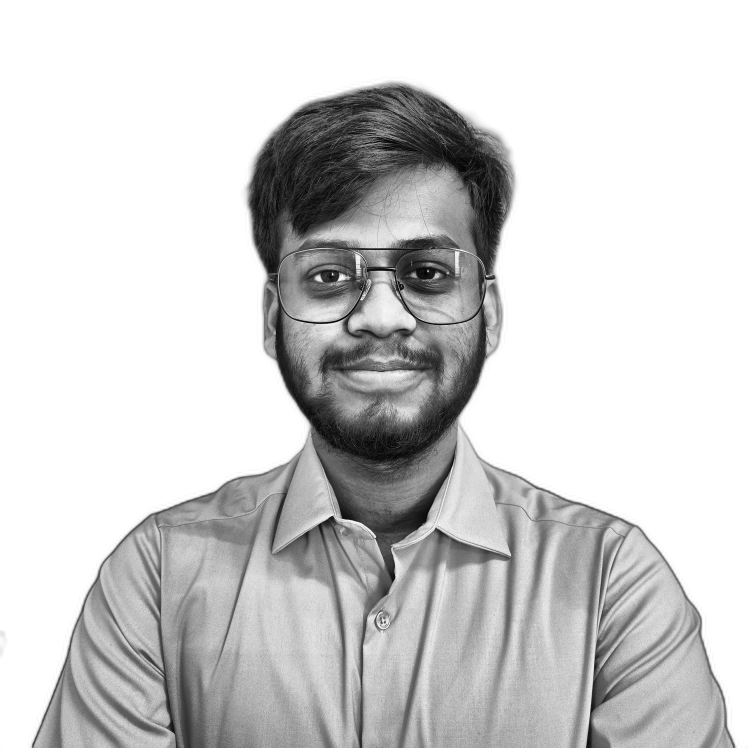
#> input picture source-prepped.png, 2992 x 2992 px (shown at 1/4 size)
$ python make_ascii_svg.py
#> lines starting #> are read from the running program, lines starting #| are printed output that depends on the picture
"""
Convert a portrait photo into a CLEAN, monochrome ASCII-art SVG that "types"
itself in like a terminal, then holds.

Monochrome is deliberate -- per-character rainbow color is what makes ASCII
portraits look noisy. One fill color + a good density ramp + high contrast reads
as neat and legible.

GitHub renders SVGs embedded via <img> and runs their SMIL animations there (JS
does not run). Each row is revealed with a left-to-right clip wipe plus a small
block cursor riding the wipe edge, staggered top -> bottom.

Usage:
    python scripts/make_ascii_svg.py [input.png] [output.svg]
"""
from PIL import Image, ImageEnhance, ImageOps, ImageFilter
import html
import os
import sys

HERE = os.path.dirname(os.path.abspath(__file__))
SRC = sys.argv[1] if len(sys.argv) > 1 else os.path.join(HERE, "..", "source-prepped.png")
OUT = sys.argv[2] if len(sys.argv) > 2 else os.path.join(HERE, "..", "divye-ascii.svg")

COLS = 100
ROWS = 53
CELL_W = 8
CELL_H = 15
RAMP = " .`:-=+*cs#%@"   # bright(sparse) -> dark(dense)

CONTRAST = 1.05
BRIGHTNESS = 1.0
GAMMA = 1.18
SHARPEN = False
WHITE_FLOOR = 0.80

PAD = 20
TITLEBAR_H = 30
STATUS_H = 30
ART_W = COLS * CELL_W
ART_H = ROWS * CELL_H
CANVAS_W = ART_W + PAD * 2
CANVAS_H = TITLEBAR_H + ART_H + STATUS_H + PAD

BG = "#0d1117"
BG2 = "#111722"
FRAME = "#30363d"
TITLE_TEXT = "#7d8590"
INK = "#c9d1d9"
CURSOR = "#c9d1d9"

ROW_DUR = 0.11
STAGGER = 0.11

# ---- 1. sample the image ---------------------------------------------------
im = Image.open(SRC).convert("L")
#> im is the input picture: PIL image 2992x2992 L; min 0, max 255, mean 207.8
if SHARPEN:
    im = im.filter(ImageFilter.UnsharpMask(radius=2, percent=140, threshold=2))
im = ImageEnhance.Brightness(im).enhance(BRIGHTNESS)
im = ImageEnhance.Contrast(im).enhance(CONTRAST)
im = im.resize((COLS, ROWS), Image.LANCZOS)
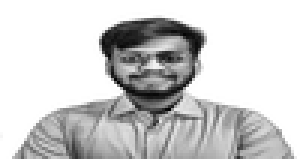
#> im: PIL image 100x53 L (shown 3 times larger); min 0, max 255, mean 206.1
px = im.load()

STATIC = bool(os.environ.get("STATIC"))

rows_txt = []
for y in range(ROWS):
    chars = []
    for x in range(COLS):
        lum = px[x, y] / 255.0
        lum = pow(lum, GAMMA)
        if lum >= WHITE_FLOOR:
            chars.append(" ")
            continue
        idx = int((1.0 - lum) * (len(RAMP) - 1) + 0.5)
        idx = max(0, min(len(RAMP) - 1, idx))
        chars.append(RAMP[idx])
    rows_txt.append("".join(chars))
#> after the loop, rows_txt = 53 items

# ---- 2. build SVG ----------------------------------------------------------
def fmt_time(t):
    return f"{t:.3f}s"

lines = []
lines.append(f'<svg xmlns="http://www.w3.org/2000/svg" '
             f'xmlns:xlink="http://www.w3.org/1999/xlink" '
             f'width="{CANVAS_W}" height="{CANVAS_H}" '
             f'viewBox="0 0 {CANVAS_W} {CANVAS_H}">')

# ---- defs ------------------------------------------------------------------
lines.append("<defs>")
for r in range(ROWS):
    cw = ART_W
    t_start = r * STAGGER
    t_end = t_start + ROW_DUR
    if STATIC:
        lines.append(f'<clipPath id="cr{r}"><rect x="0" y="0" width="{cw}" height="{CELL_H}"/></clipPath>')
    else:
        lines.append(
            f'<clipPath id="cr{r}">'
            f'<rect x="0" y="0" height="{CELL_H}" width="0">'
            f'<animate attributeName="width" values="0;{cw}" '
            f'keyTimes="0;1" calcMode="linear" '
            f'begin="{fmt_time(t_start)}" dur="{fmt_time(ROW_DUR)}" '
            f'fill="freeze"/>'
            f'</rect>'
            f'</clipPath>'
        )
lines.append("</defs>")

# background
lines.append(f'<rect width="{CANVAS_W}" height="{CANVAS_H}" fill="{BG}"/>')
lines.append(f'<rect x="1" y="1" width="{CANVAS_W-2}" height="{CANVAS_H-2}" rx="6" fill="{BG2}" stroke="{FRAME}" stroke-width="1"/>')

# title bar
TB = TITLEBAR_H
lines.append(f'<rect x="1" y="1" width="{CANVAS_W-2}" height="{TB}" rx="6" fill="{FRAME}" opacity="0.5"/>')
lines.append(f'<circle cx="18" cy="{TB//2+1}" r="5" fill="#ff5f57"/>')
lines.append(f'<circle cx="33" cy="{TB//2+1}" r="5" fill="#febc2e"/>')
lines.append(f'<circle cx="48" cy="{TB//2+1}" r="5" fill="#28c840"/>')
lines.append(f'<text x="{CANVAS_W//2}" y="{TB//2+5}" text-anchor="middle" '
             f'font-family="monospace" font-size="11" fill="{TITLE_TEXT}">divye@github — ascii-portrait</text>')

# art rows
ART_Y = TITLEBAR_H + PAD // 2
for r, row in enumerate(rows_txt):
    y = ART_Y + r * CELL_H
    lines.append(f'<g clip-path="url(#cr{r})" transform="translate({PAD},{y})">')
    lines.append(f'<text font-family="monospace" font-size="{CELL_H-2}px" '
                 f'fill="{INK}" xml:space="preserve" '
                 f'dominant-baseline="hanging">{html.escape(row)}</text>')
    lines.append('</g>')
#> this loop made 53 passes
#> y on passes 1 to 12: 40, 55, 70, 85, 100, 115, 130, 145, 160, 175, 190, 205
#> after the loop, lines = 222 items

# status bar
SB_Y = TITLEBAR_H + ART_H + PAD // 2 + CELL_H // 2
lines.append(f'<text x="{PAD}" y="{SB_Y + ART_H//ROWS//2 + 6}" '
             f'font-family="monospace" font-size="10" fill="{TITLE_TEXT}">'
             f'divye@github:~ $ whoami  →  ML Research Engineer</text>')

lines.append("</svg>")

with open(OUT, "w", encoding="utf-8") as f:
    f.write("\n".join(lines))

print(f"saved {OUT}  ({COLS}×{ROWS} chars)")
